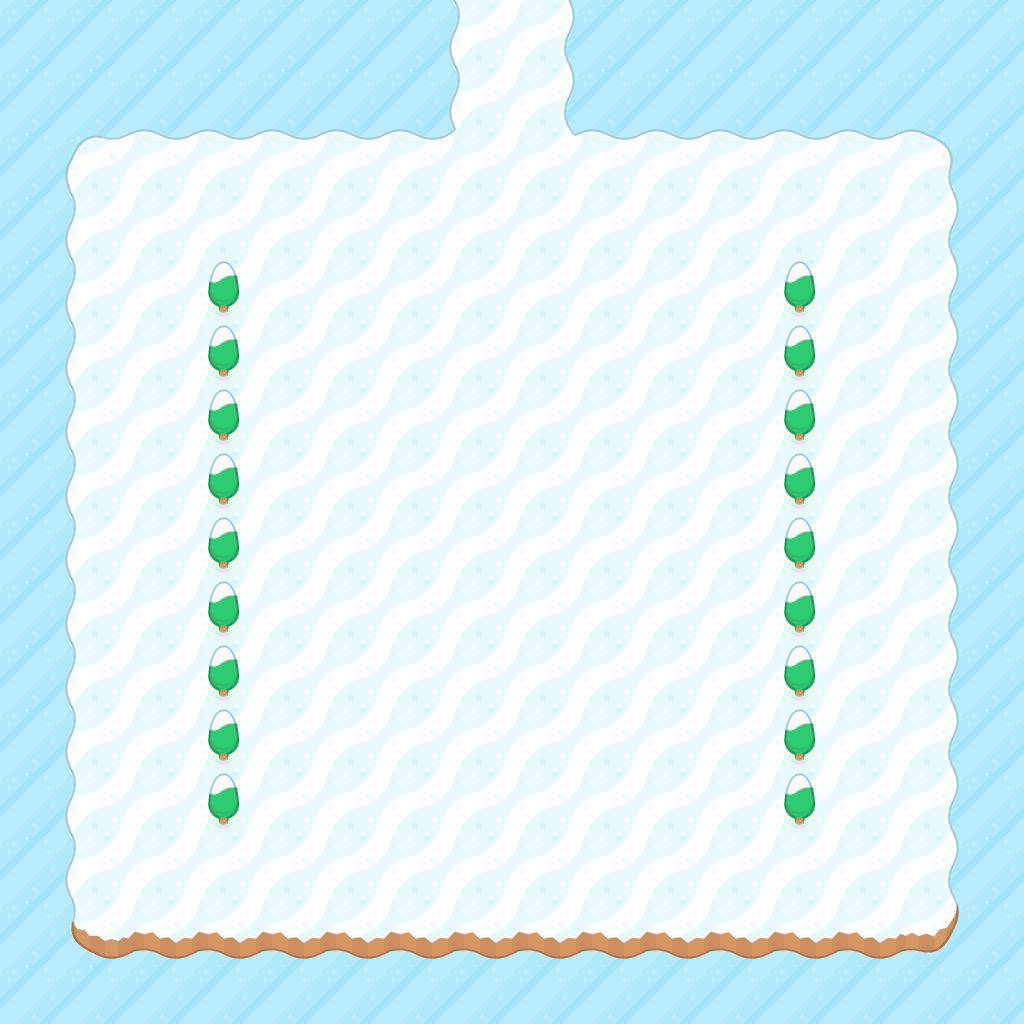

The image is a tile-based game level rendered from a .tmx file. Its description and source (layers, tilesets, objects; grid data summarised) follow:
An orthogonal 16x16 tile map with 64x64 px tiles, 3 tile layers (background, surface, obstacles) and 3 objects (2x npc, spawn).

<map version="1.0" orientation="orthogonal" renderorder="right-down" width="16" height="16" tilewidth="64" tileheight="64" nextobjectid="4">
 <tileset firstgid="1" name="tileset" tilewidth="64" tileheight="64">
  <image source="../../images/tileset.png" width="1088" height="768" />
 </tileset>
 <layer name="background" width="16" height="16">
  <properties>
   <property name="tileset" value="tileset.png" />
  </properties>
  <data>[256 cells, 256 non-empty, 1 distinct tile ids]</data>
 </layer>
 <layer name="surface" width="16" height="16">
  <properties>
   <property name="tileset" value="tileset.png" />
  </properties>
  <data>[256 cells, 186 non-empty, 11 distinct tile ids]</data>
 </layer>
 <layer name="obstacles" width="16" height="16">
  <properties>
   <property name="tileset" value="tileset.png" />
  </properties>
  <data>[256 cells, 18 non-empty, 1 distinct tile ids]</data>
 </layer>
 <objectgroup name="actors">
  <object id="1" name="start" type="spawn" x="491" y="788" width="64" height="64" />
  <object id="2" name="guard" type="npc" x="480" y="103.5" width="64" height="65">
   <properties>
    <property name="image" value="bob.png" />
    <property name="onInteract" value="interactGuard" />
    <property name="onSpeak" value="speakGuard" />
   </properties>
  </object>
  <object id="3" name="teller" type="npc" x="99" y="843.5" width="64" height="65">
   <properties>
    <property name="image" value="bob.png" />
    <property name="onInteract" value="interactTeller" />
   </properties>
  </object>
 </objectgroup>
</map>
